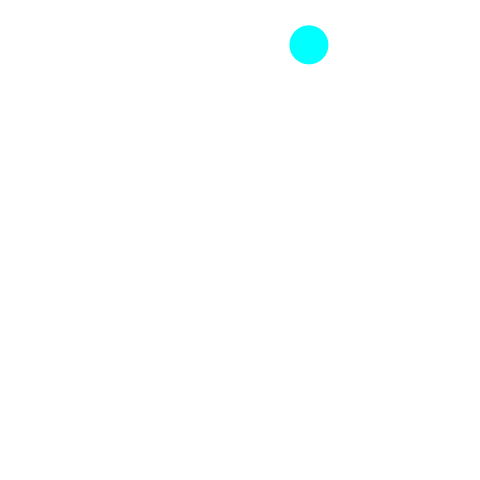
Frame 1 (no input)
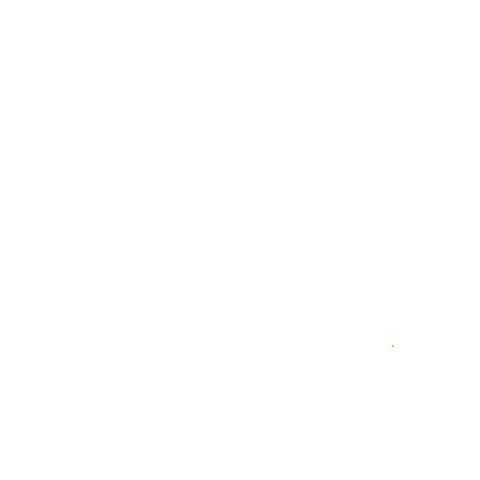
Frame 60 (the mouse pressed at the canvas centre just before this capture)
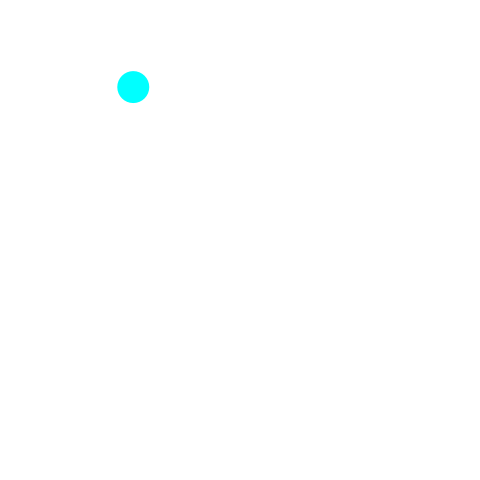
Frame 120 (the mouse held since frame 60 and released just before this capture)

The Processing sketch that drew these frames (run headless with seeded random() and noise(); from frame 60 on, the mouse is pressed at the canvas centre):

// Processing sketch: ballEnlarged2
// ── ballEnlarged2.pde
final float vx0min = -7;            // vxの初期値の下限
final float vx0max = 5;             // vxの初期値の上限
final float vy0min = 4;             // vyの初期値の下限
final float vy0max = 8;             // vyの初期値の上限
final float fps = 60;               // 1秒間あたりのフレーム数
final float elas = 0.98;
final float hueMax = 360;

// 変数
Ball ball0;                         // ボールのオブジェクト1つを参照する変数
float d = 40;

void setup() {
  frameRate(fps);
  size(480, 480);
  noStroke();
  fill(0, 0, 0);
  ball0 = new Ball();
  ball0.setD(d);                    // ボールの直径をセット
  ball0.setX(random(d / 2, width - d / 2));
  ball0.setY(random(d / 2, height / 5));
  ball0.setVX(random(vx0min, vx0max));
  ball0.setVY(random(vy0min, vy0max));
  ball0.setgravity(9.8 / fps);
  ball0.setelas(elas);
  ball0.sethueMax(hueMax);
  colorMode(HSB, ball0.hueMax, 100, 100);
}

void draw() {
  background(0, 0, 100);
  ball0.move();
  ball0.draw();
}

/** 動くボールを表す */
class Ball {
  float gravity;    // 1フレームあたりの重力加速度
  float elas;            // 反発係数
  float hueMax;
  float d;
  float x;
  float y;
  float vx;
  float vy;
  boolean enlarging = true;
  void setD(float d) {
    this.d = d;
  }
  void setX(float x) {
    this.x = x;
  }
  void setY(float y) {
    this.y = y;        // ボールの中心のy座標
  }
  void setVX(float vx) {
    this.vx = vx;
  }
  void setVY(float vy) {
    this.vy = vy;
  }
  void setgravity(float gravity) {
    this.gravity = gravity;
  }
  void setelas(float elas) {
    this.elas = elas;
  }
  void sethueMax(float hueMax) {
    this.hueMax = hueMax;
  }
  void move() {
    x  += vx;          // ボールが速度ぶん移動する
    vy += gravity;          // 速度のy成分に重力加速度を加算する
    y  += vy;          // ボールが速度ぶん移動する
    if (x < d / 2) {
      enlarging = !enlarging;
      vx = - vx * elas;
      x = d / 2;
    } else if (x > width - d / 2) {
      enlarging = !enlarging;
      vx = - vx  * elas;
      x = width - d / 2;
    }
    if (y > height - d / 2) {
      enlarging = !enlarging;
      vy = - vy * elas;
      y = height - d / 2;
    } else if (y < d / 2) {
      enlarging = !enlarging;
      vy = - vy * elas;
      y = d / 2;
    }
    if (d>50) {
      enlarging = true;
    }
    if (d<1) {
      enlarging = false;
    }
  }
  void draw() {
    if (enlarging) {
      fill(180, 100, 100);
      d--;
    } else {
      fill(100, 100, 100);
      d++;
    }
    ellipse(x, y, d, d);
  }
}
